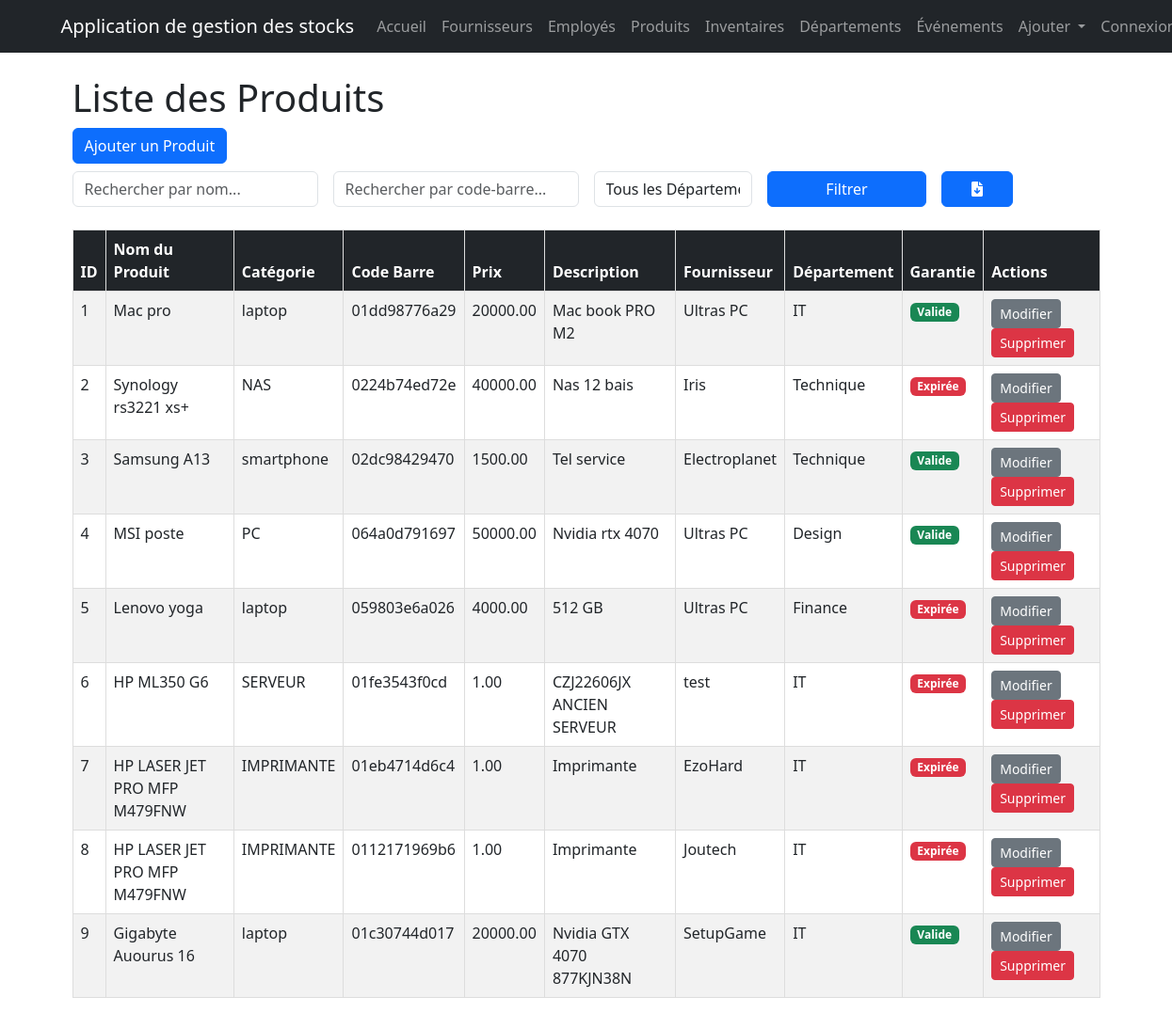
/produits/, run on an earlier commit of the app's database.
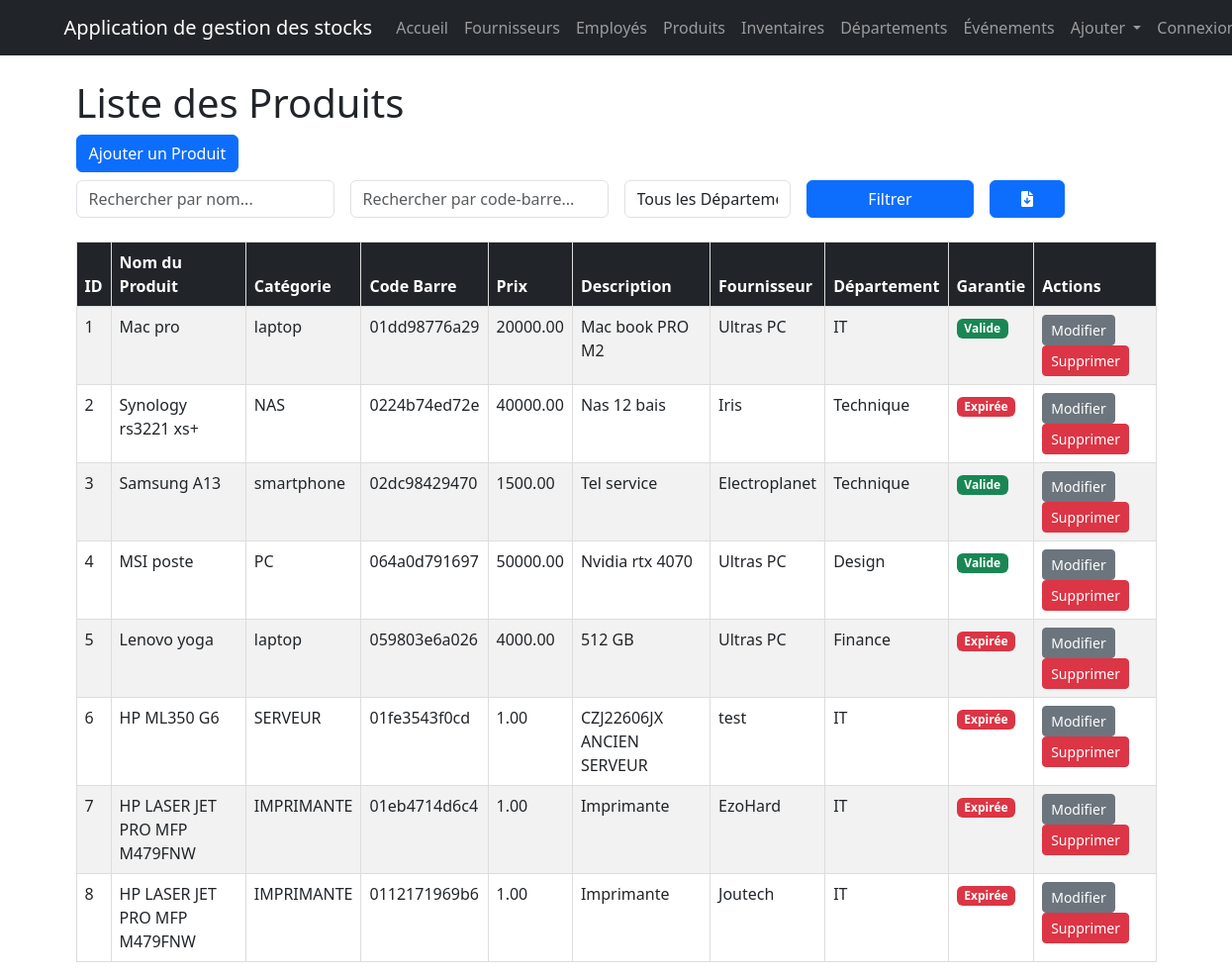
And on a later commit of the database.
### BeyondComV2/models.py (models this page shows, shortened)
class Produit(models.Model):
    produit_id = models.AutoField(primary_key=True)
    produit_name = models.CharField(max_length=100)
    category = models.CharField(max_length=100)
    code_bar = models.CharField(max_length=32, unique=True, editable=False)
    prix = models.DecimalField(max_digits=12, decimal_places=2)
    description = models.TextField()
    fournisseur = models.ForeignKey('Fournisseur', on_delete=models.CASCADE)
    departement = models.ForeignKey('Departement', on_delete=models.SET_NULL, null=True)
    warranty_period = models.IntegerField(null=True, blank=True)  # in months
    warranty_start_date = models.DateTimeField(null=True, blank=True)
    warranty_end_date = models.DateTimeField(null=True, blank=True)
    warranty_isValid = models.BooleanField(default=False)

class Fournisseur(models.Model):
    fournisseur_id = models.AutoField(primary_key=True)
    fournisseur_name = models.CharField(max_length=100)
    tel = models.CharField(max_length=20)

class Departement(models.Model):
    departement_id = models.AutoField(primary_key=True)
    department_name = models.CharField(max_length=100)

### BeyondComV2/views.py (the view)
# urls.py: path('produits/', produit_list, name='produit_list'),
def produit_list(request):
    produits = Produit.objects.all()
    departments = Produit.objects.values_list('departement__department_name', flat=True).distinct()
    selected_department = request.GET.get('department')
    search_query = request.GET.get('search')
    code_bar_search_query = request.GET.get('code_bar_search')
    if selected_department:
        produits = produits.filter(departement__department_name=selected_department)
    if search_query:
        produits = produits.filter(produit_name__icontains=search_query)
    if code_bar_search_query:
        produits = produits.filter(code_bar__icontains=code_bar_search_query)
    return render(request, 'BeyondComV2/produit_list.html', {'produits': produits, 'departments': departments})

### BeyondComV2/models.py (called while the page is built)
    def handle_event_pre_date(self):
        try:
            with transaction.atomic():
                products_to_update = self.list_of_products.filter(etat_InOut='IN')
                if products_to_update.exists():
                    for inventaire in products_to_update:
                        inventaire.etat_InOut = 'OUT'
                        inventaire.save()
                    print(f"Products moved OUT for event: {self.event_name}")
                return True
        except Exception as e:
            print(f"Error in handle_event_pre_date: {str(e)}")
            return False

    def handle_event_post_date(self):
        try:
            with transaction.atomic():
                products_to_update = self.list_of_products.filter(etat_InOut='OUT')
                if products_to_update.exists():
                    for inventaire in products_to_update:
                        inventaire.etat_InOut = 'IN'
                        inventaire.save()
                    print(f"Products moved IN for event: {self.event_name}")
                return True
        except Exception as e:
            print(f"Error in handle_event_post_date: {str(e)}")
            return False

### BeyondComV2/templates/BeyondComV2/produit_list.html (shortened to what this page needs)
{% extends 'BeyondComV2/base.html' %}
{% block content %}
<div class="container">
    <h1>Liste des Produits</h1>
    <div class="mb-3">
        <a class="btn btn-primary mb-2" href="{% url 'produit_create' %}">Ajouter un Produit</a>
        <form method="get" class="row g-3">
            <div class="col-md-3">
                <input type="text" name="search" class="form-control" placeholder="Rechercher par nom..." value="{{ search_query }}">
            </div>
            <div class="col-md-3">
                <input type="text" name="code_bar_search" class="form-control" placeholder="Rechercher par code-barre..." value="{{ code_bar_search_query }}">
            </div>
            <div class="col-md-2">
                <select name="department" class="form-control">
                    <option value="" selected>Tous les Départements</option>
                </select>
            </div>
            <div class="col-md-2">
                <button type="submit" class="btn btn-primary w-100">Filtrer</button>
            </div>
            <div class="col-md-1">
                <div class="d-grid">
                    <link rel="stylesheet" href="https://cdnjs.cloudflare.com/ajax/libs/font-awesome/6.0.0-beta3/css/all.min.css">
                    <a class="btn btn-primary w-100 mb-2" href="{% url 'download_produit_csv' %}">
                        <i class="fas fa-file-download"></i>
                    </a>
                </div>
            </div>
        </form>
    </div>
    <table class="table table-striped table-hover">
        <thead class="table-dark">
            <tr>
                <th>ID</th>
                <th>Nom du Produit</th>
                <th>Catégorie</th>
                <th>Code Barre</th>
                <th>Prix</th>
                <th>Description</th>
                <th>Fournisseur</th>
                <th>Département</th>
                <th>Garantie</th>
                <th>Actions</th>
            </tr>
        </thead>
        <tbody>
            {% for produit in produits %}
            <tr>
                <td>{{ produit.produit_id }}</td>
                <td>{{ produit.produit_name }}</td>
                <td>{{ produit.category }}</td>
                <td>{{ produit.code_bar }}</td>
                <td>{{ produit.prix }}</td>
                <td>{{ produit.description }}</td>
                <td>{% if produit.fournisseur %}{{ produit.fournisseur.fournisseur_name }}{% endif %}</td>
                <td>{% if produit.departement %}{{ produit.departement.department_name }}{% endif %}</td>
                <td>
                    {% if produit.warranty_isValid %}
                        <span class="badge bg-success">Valide</span>
                    {% else %}
                        <span class="badge bg-danger">Expirée</span>
                    {% endif %}
                </td>
                <td>
                    <a class="btn btn-secondary btn-sm" href="{% url 'produit_update' produit.pk %}">Modifier</a>
                    <a class="btn btn-danger btn-sm" href="{% url 'produit_delete' produit.pk %}">Supprimer</a>
                </td>
            </tr>
            {% endfor %}
        </tbody>
    </table>
</div>
{% endblock %}

What changed in the data, as far as the page shows it:
removed Produit: produit_id "9", produit_name "Gigabyte Auourus 16", category "laptop", code_bar "01c30744d017", prix "20000.00", description "Nvidia GTX 4070 877KJN38N", fournisseur.fournisseur_name "SetupGame", departement.department_name "IT", warranty_isValid "Valide"
